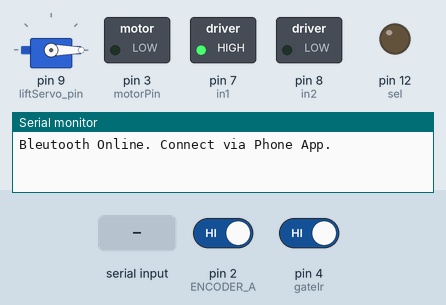
Bench run of a sketch on a simulated Arduino Uno, built with avr-gcc and run on an emulated ATmega328P. Parts: servo, switched loads named in the sketch (green lamp = pin HIGH), output pins drawn as LEDs (lit = HIGH), the last lines printed to the serial monitor. The test bench sets the inputs (shaded band); at power-on: pin 4 (gateIr) HIGH, pin 2 (ENCODER_A) HIGH.

Above: at 1.2 s.
1.3 s: pin 4 (gateIr) driven LOW
At 1.7 s:
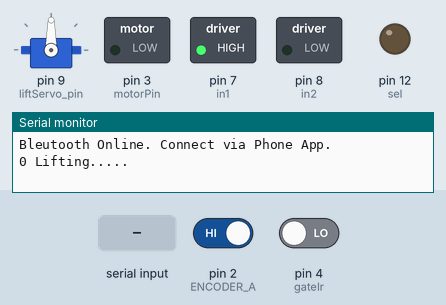
4.3 s: "1\n" received over the second serial link
At 4.46 s:
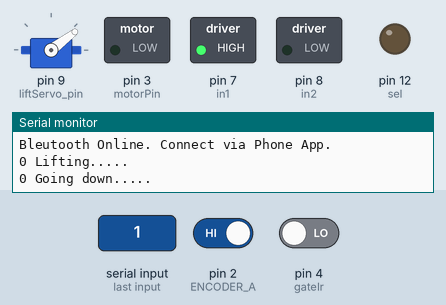
At 7.7 s:
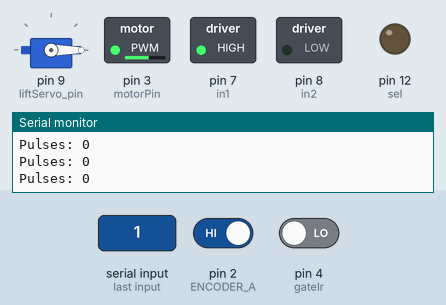
Timing chart, 0 to 9.2 s (numbered marks = the images above; inputs shaded):
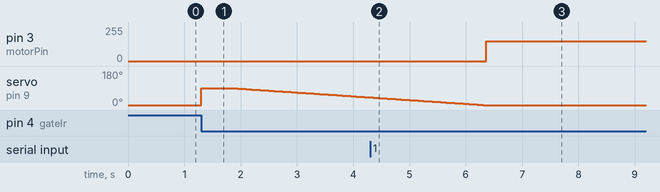

The sketch:

Integrated.ino
```cpp
#include <SoftwareSerial.h>
#include <Servo.h>

// --------------------- Pin Configration ------------------------------
#define liftServo_pin 9
#define gateIr 4

#define in1 7
#define in2 8
#define motorPin 3
#define ENCODER_A 2 // Encoder channel A (interrupt pin recommended)
#define ENCODER_B A0 // Encoder channel B (optional)

#define sel 12

// --------------------- Serial Pins Configration ------------------------------
SoftwareSerial bluetooth(10, 11);// ( RX , TX )
SoftwareSerial mySerial(5, 6);// ( RX , TX )

// --------------------- Constants Configration ------------------------------
#define upAngle 90
#define downAngle 0
#define PPR 374 // Pulses Per Revolution

#define E_a 50


// --------------------- Global Varialble ------------------------------
Servo liftServo;
volatile int input = 0;
int liftangle = 0;
///         spdR,spd1,spd2
int spd[3]={70 ,150 ,200};
///       JR,J1,J2
int J[3]={0 ,10,87};
volatile long pulseCount = 0; /// pulse counter for on rotation
volatile long totalCount = 0; /// pulse counter for correcting the accumelated error
volatile bool done = false;


// ================= INTERRUPT =================
void countPulse()
{
  pulseCount++;
  totalCount++;
  if (!done && pulseCount >= (PPR - J[input]))
  {
    pulseCount=0;
    done = true;
    digitalWrite(in1, HIGH);
    digitalWrite(in2, HIGH);
    analogWrite(motorPin, 0);
  }
}

void accmltdE()
{
  volatile long E = totalCount%PPR;
  Serial.println("Acculemlated Error = " + E);
  if(E>=E_a)
  {
    Serial.println("Correcting Acculemlated Error....");
    digitalWrite(in1, HIGH);
    digitalWrite(in2, LOW);
    done = false;
    input = 0;
    pulseCount = E;
    analogWrite(motorPin, spd[0]);
    while(!done)
    {
      Serial.print("Pulses: ");
      Serial.println(pulseCount);
    }
  }
}

void setup() {
  pinMode(motorPin, OUTPUT);
  pinMode(in1, OUTPUT);
  pinMode(in2, OUTPUT);
  pinMode(ENCODER_A, INPUT_PULLUP);
  pinMode(ENCODER_B, INPUT_PULLUP);

  attachInterrupt(digitalPinToInterrupt(ENCODER_A), countPulse, RISING);
  pulseCount = 0;
  totalCount = 0;
  done = false;

  digitalWrite(in1, HIGH);
  digitalWrite(in2, LOW);
  analogWrite(motorPin, 0);

  pinMode(sel, OUTPUT);
  pinMode(liftServo_pin, OUTPUT);
  pinMode(gateIr, INPUT);
  liftServo.attach(liftServo_pin);
  liftServo.write(downAngle);

  Serial.begin(9600);
  bluetooth.begin(9600);
  mySerial.begin(9600);
  Serial.println("Bleutooth Online. Connect via Phone App.");
  //delay(30000);
}

void loop() {

  // --------------------- Lifting Mechanism ------------------------------

  /*---------------------------------------*/ liftangle=0;///for major_task/*---------------------------------------*/
  bool ir = digitalRead(gateIr);
  if( !ir && liftangle == 0)
  {
    liftangle = 1;
    liftServo.write(upAngle);
    Serial.print(ir);
    Serial.println(" Lifting.....");
    delay(500);
    Serial.print(ir);
    Serial.println(" Going down.....");
    for(int i = upAngle; i>= downAngle;--i)
    {
      liftServo.write(i);
      delay(50);
    }
  }

  // --------------------- Shooting Mechanism ------------------------------

  /*---------------------------------------*/ liftangle=1;///for major_task/*---------------------------------------*/

  bluetooth.listen();

  if (bluetooth.available() > 0 && liftangle == 1)
  {
    input = int(bluetooth.parseInt());
    if(input != 1 && input != 2) Serial.print("Phone is Connected, Send Input");
    else
    {
      done = false;
      digitalWrite(in1, HIGH);
      digitalWrite(in2, LOW);
      Serial.print("Phone sent value: ");
      Serial.println(input);
      mySerial.listen();
      mySerial.println(input);
      analogWrite(motorPin, spd[input]);
      while(!done)
      {
        Serial.print("Pulses: ");
        Serial.println(pulseCount);
      }
    }
    input = 0;
    liftangle = 0 ;
  }
}
```

Measured:
- after the input at 4.3 s, pin 3 (motorPin): 0/255 → 150/255 after 2.1 s; servo on pin 9 (liftServo_pin): goes on until 6.3 s, then stays 0°
